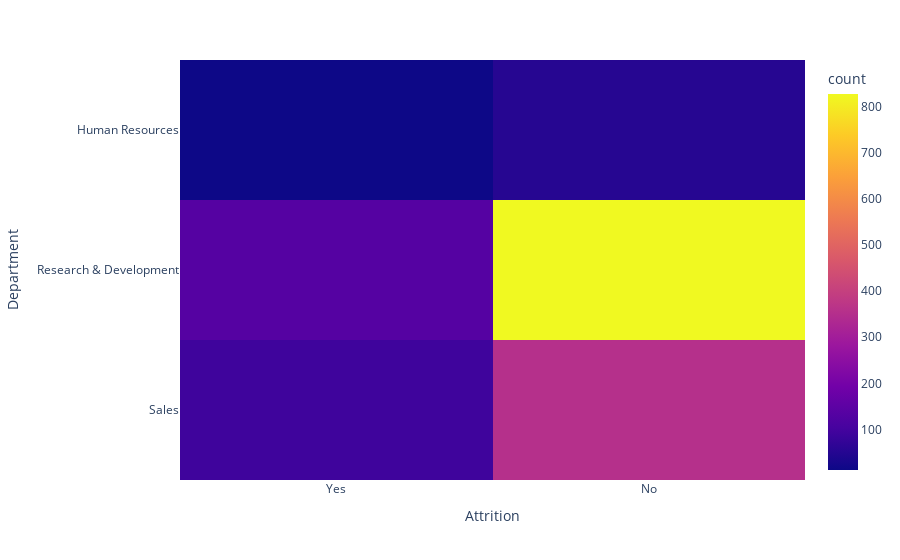

The notebook cell saved with this chart:
### Markdown cell above
### Department
The department the employee works in. **Categorical**

### Code cell
fig = px.histogram(df, x="Department", title="Department Histogram", color=target_column_name, barmode="group")
fig.update_layout(xaxis_title="Department", height=400, width=400)

fig = px.density_heatmap(df, x="Attrition", y="Department")
fig.show()

### Figure 1 — Plotly figure (JSON) as saved in the notebook; plotly's stock layout.template omitted (floating-point values rounded to 4 significant figures; data arrays with more than 128 entries replaced by an {"elided": "..."} marker saying what was removed)
{"data": [{"coloraxis": "coloraxis", "hovertemplate": "Attrition=%{x}<br>Department=%{y}<br>count=%{z}<extra></extra>", "name": "", "type": "histogram2d", "x": {"elided": "1470 str values"}, "xaxis": "x", "xbingroup": "x", "y": {"elided": "1470 str values"}, "yaxis": "y", "ybingroup": "y"}], "layout": {"coloraxis": {"colorbar": {"title": {"text": "count"}}, "colorscale": [[0, "#0d0887"], [0.1111, "#46039f"], [0.2222, "#7201a8"], [0.3333, "#9c179e"], [0.4444, "#bd3786"], [0.5556, "#d8576b"], [0.6667, "#ed7953"], [0.7778, "#fb9f3a"], [0.8889, "#fdca26"], [1, "#f0f921"]]}, "legend": {"tracegroupgap": 0}, "margin": {"t": 60}, "xaxis": {"anchor": "y", "domain": [0, 1], "title": {"text": "Attrition"}}, "yaxis": {"anchor": "x", "domain": [0, 1], "title": {"text": "Department"}}}}
